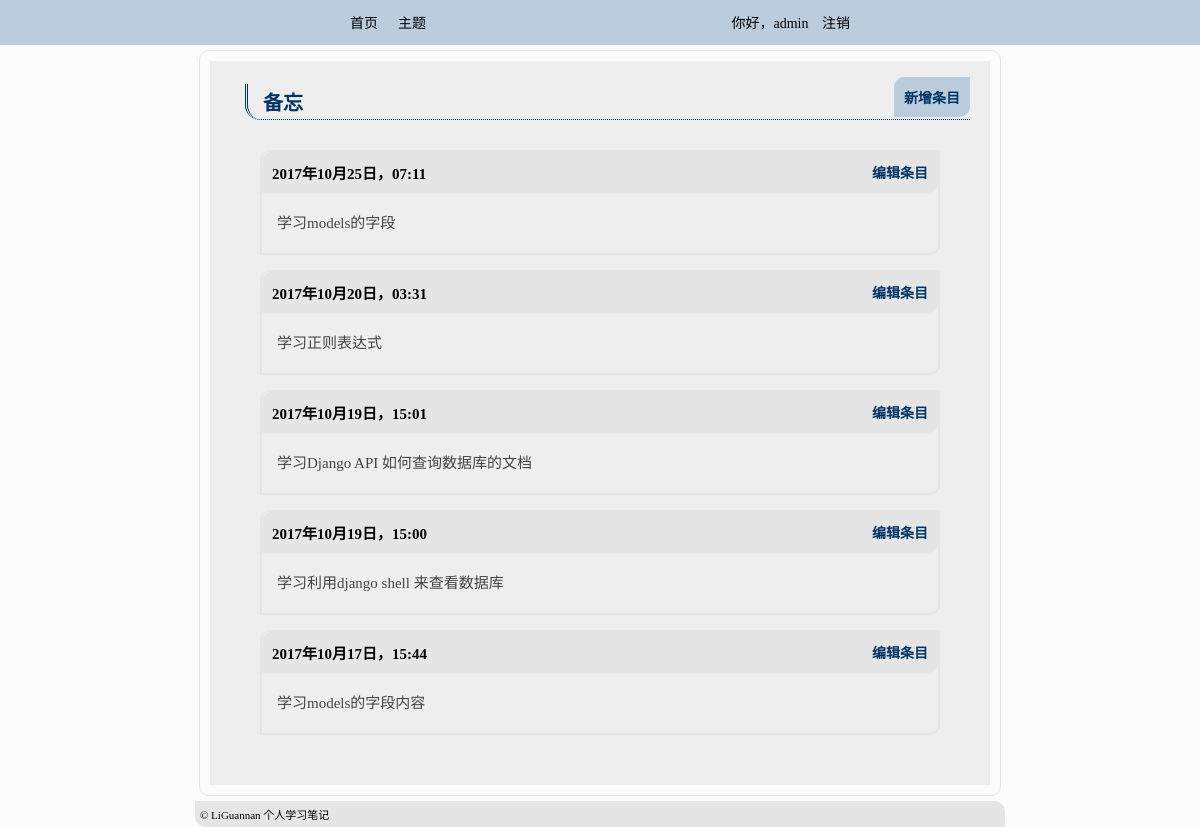
The page /topics/2/ (signed in) on the database its author committed.
### learning_logs/models.py (models this page shows, shortened)
class Topic(models.Model):
    owner = models.ForeignKey(User)
    text = models.CharField('主题', max_length=200)
    date_added = models.DateTimeField(auto_now_add=True)
    def __str__(self):
        return self.text

class Entry(models.Model):
    topic = models.ForeignKey(Topic, verbose_name='主题')
    text = models.TextField('详细内容')
    date_added = models.DateTimeField(auto_now_add=True)

### learning_logs/views.py (the view)
# urls.py: url(r'^topics/(?P<topic_id>\d+)/$', views.topic, name='topic'),
@login_required
def topic(request, topic_id):
    topic = Topic.objects.get(id=topic_id)
    if topic.owner != request.user:
        raise Http404
    entries = topic.entry_set.order_by('-date_added')
    context = {'topic': topic, 'entries': entries}
    return render(request, 'learning_logs/topic.html', context)

### learning_logs/templates/learning_logs/topic.html (shortened to what this page needs)
{% extends 'learning_logs/base.html' %}
{% block extracss %}<link href="/static/css/topic.css" rel="stylesheet" type="text/css">{% endblock extracss %}
{% block content%}
    <div id="topic">
        <div>
            <h5>{{ topic }}
                <span><a href="{% url 'learning_logs:new_entry' topic.id %}">新增条目</a></span></h5>
        </div>
        <ul>
          {% for entry in entries %}
              <li>
                  <h1>{{ entry.date_added|date:'Y年m月d日，H:i' }}
                      <span><a href="{% url 'learning_logs:edit_entry' entry.id %}">编辑条目</a></span></h1>
                  <p>{{ entry.text|linebreaks }}</p>
              </li>
              {% empty %}
              <li>此主题下没有任何内容</li>
          {% endfor %}
        </ul>
    </div>
{% endblock content %}

### learning_logs/templates/learning_logs/base.html (shortened to what this page needs)
<!DOCTYPE html>
<html lang="en">
<head>
    <link href="/static/css/main.css" rel="stylesheet" type="text/css">
    {% block extracss %}{% endblock %}
</head>
<body>
<div id="globllink">
    <ul>
      <li><a href="{% url 'learning_logs:index' %}">首页</a></li>
      <li><a href="{% url 'learning_logs:topics' %}">主题</a></li>
    </ul>
    <div id="globllink2">
        <ul>
          {% if user.is_authenticated %}
              <li>你好，{{ user.username }} <a href="{% url 'users:logout' %}">注销</a></li>
          {% else %}
              <li><a href="{% url 'users:login' %}">登录</a></li>
              <li><a href="{% url 'users:register' %}">注册</a></li>
          {% endif %}
        </ul>
    </div>
</div>
<div id="container">
    <div>{% block content %}{% endblock content %}</div>
</div>
<div id="footer">
    &copy LiGuannan 个人学习笔记
</div>
</body>
</html>

### learning_logs/static/css/main.css (style rules this page uses)
body { background: #FCFCFC; margin: 0px; padding: 0px; font-size: 14px; }
#globllink { margin:0px; padding:0px; width: 100%; height:45px; background: #bbccdd; }
#globllink ul { list-style-type: none; margin:0px 0px 0px 340px; padding:12px 0px 0px 0px; }
#globllink2 ul { list-style-type:none; margin:0px 340px 0px 0px; padding:0px; }
#globllink ul li { float: left; }
#globllink2 ul li { float:right; }
#globllink ul li a,#globllink2 ul li a { color:#000000; text-decoration: none; font-size:14px; padding:10px 10px; }
#container { margin:5px auto; padding:10px; width: 780px; border:1px solid #E5E5E5; border-radius:10px; }
#container div { margin:0px 0px 0px 0px; padding:10px; background: #eeeeee; }
#footer { width:800px; margin:0px auto; padding:5px; background:#E5E5E5; border-radius:0px 10px; font-size:11px; }

### learning_logs/static/css/topic.css (style rules this page uses)
#topic { margin:0px; padding:0px; }
#topic div { margin:0px; padding:0px; list-style-type: none; }
#topic div h5 { margin:3px 0px 3px 15px; padding:3px 0px 3px 15px; font-size:20px; color:#003366; border-left: double; border-bottom: 1px dotted; border-bottom-left-radius: 15px; }
#topic div h5 span { float: right; margin:-10px 0px; padding:10px; color:#f5dd5d; background:#bbccdd; border-radius:10px 0px 10px 0px; font-size:14px; }
#topic div h5 span a { text-decoration: none; color: #003366; }
#topic ul { margin:30px; padding:0px; list-style-type: none; }
#topic ul li { margin:10px 0px 15px 0px; padding:0px; border: 2px #E5E5E5 solid; border-radius:10px 0px 10px 0px; }
#topic ul li h1 { margin:0px; padding:10px; font-size:15px; background:#E5E5E5; border-radius:10px 0px 10px 0px; }
#topic ul li p { margin:15px; padding:0px; font-style: normal; font-size:15px; color:#444444; line-height: 30px; }
#topic ul li h1 span { margin:0px; padding:0px; float:right; }
#topic ul li h1 span a { margin:0px; padding:0px; text-decoration:none; font-size:14px; color: #003366; }

### rows shown on the page
Topic: text "备忘"
Entry: date_added "2017年10月25日，07:11", text "学习models的字段"
Entry: date_added "2017年10月20日，03:31", text "学习正则表达式"
Entry: date_added "2017年10月19日，15:01", text "学习Django API 如何查询数据库的文档"
Entry: date_added "2017年10月19日，15:00", text "学习利用django shell 来查看数据库"
Entry: date_added "2017年10月17日，15:44", text "学习models的字段内容"

### other values the page prints
{{ user.username }} "admin"
